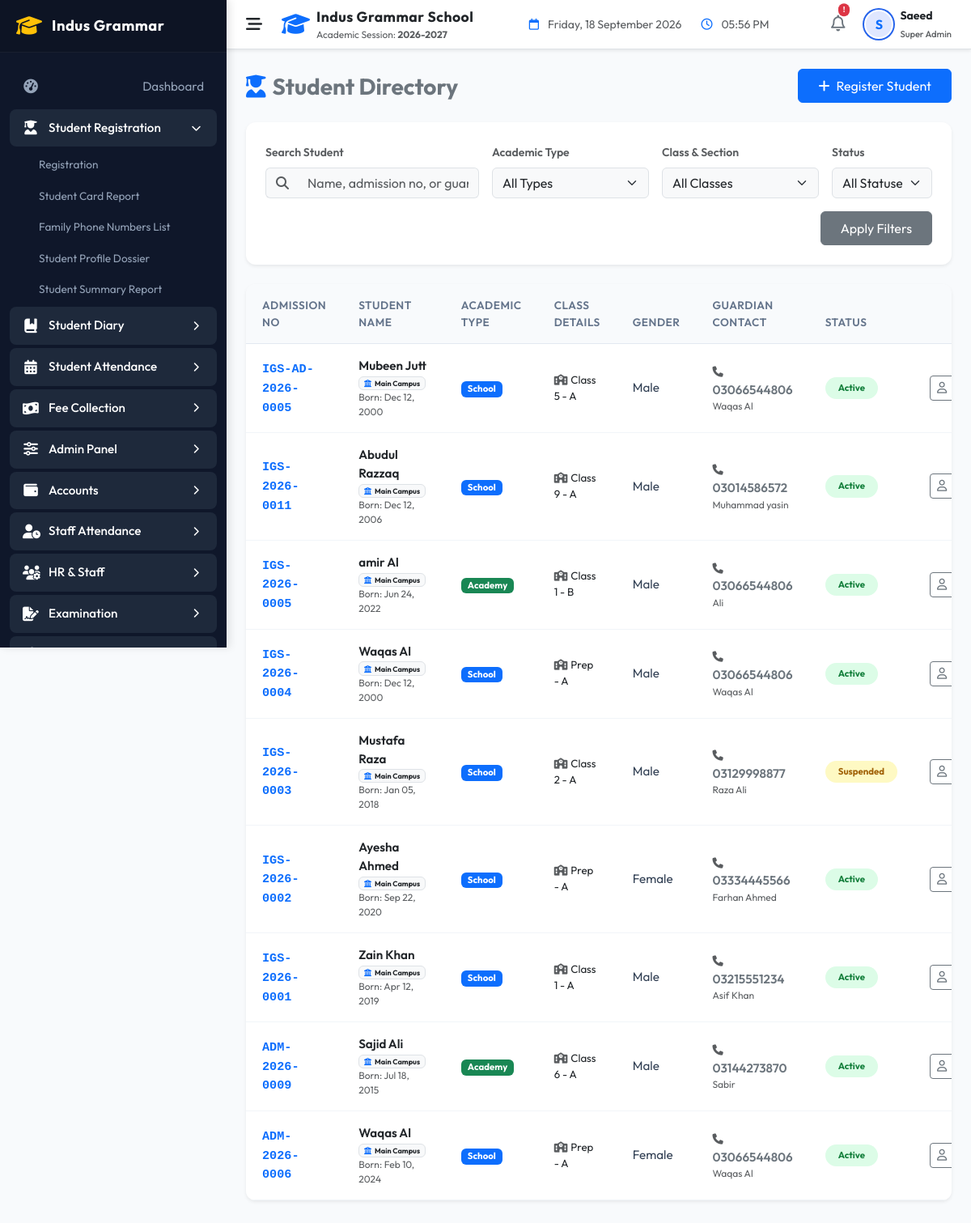
Page /indus-grammar-school-erp/modules/students/list.php (signed in) on the earlier database version.
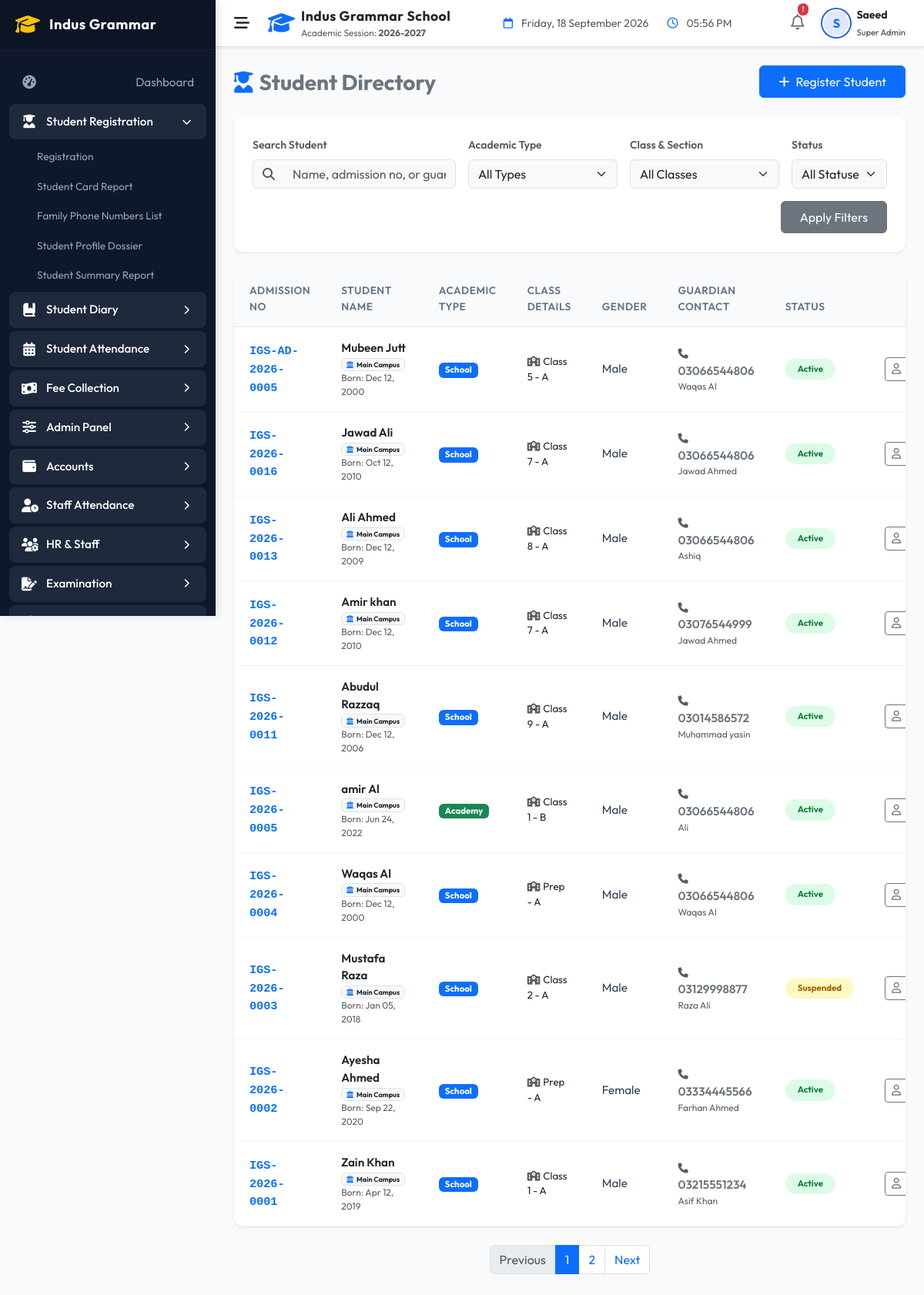
Same page on the later database version.
### tables this page shows
CREATE TABLE `students` (
  `id` int NOT NULL AUTO_INCREMENT,
  `admission_no` varchar(30) NOT NULL,
  `first_name` varchar(50) NOT NULL,
  `last_name` varchar(50) NOT NULL,
  `gender` enum('Male','Female','Other') NOT NULL,
  `date_of_birth` date NOT NULL,
  `enrollment_date` date NOT NULL,
  `class_id` int DEFAULT NULL,
  `status` enum('Active','Inactive','Suspended') DEFAULT 'Active',
  `guardian_name` varchar(100) NOT NULL,
  `guardian_phone` varchar(20) NOT NULL,
  `guardian_email` varchar(100) DEFAULT NULL,
  `address` text NOT NULL,
  `created_at` timestamp NULL DEFAULT CURRENT_TIMESTAMP,
  `updated_at` timestamp NULL DEFAULT CURRENT_TIMESTAMP ON UPDATE CURRENT_TIMESTAMP,
  `academic_type` varchar(50) NOT NULL DEFAULT 'School',
  `school_class` varchar(100) DEFAULT NULL,
  `school_section` varchar(50) DEFAULT NULL,
  `academy_program` varchar(100) DEFAULT NULL,
  `academy_batch` varchar(100) DEFAULT NULL,
  PRIMARY KEY (`id`),
  UNIQUE KEY `admission_no` (`admission_no`),
  KEY `idx_students_class` (`class_id`),
  KEY `idx_students_status` (`status`),
  KEY `idx_students_name` (`first_name`,`last_name`),
  CONSTRAINT `students_ibfk_1` FOREIGN KEY (`class_id`) REFERENCES `classes` (`id`)
);

CREATE TABLE `student_registration_details` (
  `student_id` int NOT NULL,
  `roll_no` varchar(50) DEFAULT NULL,
  `admission_date` date DEFAULT NULL,
  `academic_session` varchar(50) DEFAULT NULL,
  `campus` varchar(100) DEFAULT NULL,
  `blood_group` varchar(10) DEFAULT NULL,
  `religion` varchar(50) DEFAULT NULL,
  `nationality` varchar(50) DEFAULT NULL,
  `cnic_no` varchar(50) DEFAULT NULL,
  `birth_cert_no` varchar(50) DEFAULT NULL,
  `birth_place` varchar(100) DEFAULT NULL,
  `student_mobile` varchar(50) DEFAULT NULL,
  `student_email` varchar(100) DEFAULT NULL,
  `father_name` varchar(100) DEFAULT NULL,
  `father_cnic` varchar(50) DEFAULT NULL,
  `father_mobile` varchar(50) DEFAULT NULL,
  `father_occupation` varchar(100) DEFAULT NULL,
  `father_office` text,
  `father_income` decimal(10,2) DEFAULT '0.00',
  `father_email` varchar(100) DEFAULT NULL,
  `father_photo` varchar(255) DEFAULT NULL,
  `mother_name` varchar(100) DEFAULT NULL,
  `mother_cnic` varchar(50) DEFAULT NULL,
  `mother_mobile` varchar(50) DEFAULT NULL,
  `mother_occupation` varchar(100) DEFAULT NULL,
  `mother_email` varchar(100) DEFAULT NULL,
  `mother_photo` varchar(255) DEFAULT NULL,
  `guardian_relationship` varchar(50) DEFAULT NULL,
  `guardian_cnic` varchar(50) DEFAULT NULL,
  `guardian_address` text,
  `current_address` text,
  `permanent_address` text,
  `city` varchar(50) DEFAULT NULL,
  `province` varchar(50) DEFAULT NULL,
  `postal_code` varchar(20) DEFAULT NULL,
  `country` varchar(50) DEFAULT NULL,
  `prev_school` varchar(255) DEFAULT NULL,
  `prev_class` varchar(50) DEFAULT NULL,
  `prev_roll_no` varchar(50) DEFAULT NULL,
  `prev_result` varchar(100) DEFAULT NULL,
  `leaving_cert_no` varchar(100) DEFAULT NULL,
  `test_marks` decimal(5,2) DEFAULT '0.00',
  `medical_condition` text,
  `allergies` text,
  `disability` text,
  `emergency_contact` varchar(50) DEFAULT NULL,
  `doctor_name` varchar(100) DEFAULT NULL,
  `doctor_contact` varchar(50) DEFAULT NULL,
  `transport_required` tinyint(1) DEFAULT '0',
  `transport_route` varchar(100) DEFAULT NULL,
  `pickup_point` varchar(100) DEFAULT NULL,
  `drop_point` varchar(100) DEFAULT NULL,
  `transport_vehicle` varchar(50) DEFAULT NULL,
  `transport_driver` varchar(100) DEFAULT NULL,
  `sponsor_required` tinyint(1) DEFAULT '0',
  `sponsor_name` varchar(100) DEFAULT NULL,
  `sponsor_org` varchar(100) DEFAULT NULL,
  `sponsor_contact` varchar(50) DEFAULT NULL,
  `sponsor_amount` decimal(10,2) DEFAULT '0.00',
  `fee_plan` varchar(50) DEFAULT NULL,
  `fee_admission` decimal(10,2) DEFAULT '0.00',
  `fee_monthly` decimal(10,2) DEFAULT '0.00',
  `fee_discount` decimal(10,2) DEFAULT '0.00',
  `fee_scholarship` decimal(10,2) DEFAULT '0.00',
  `fee_fine` decimal(10,2) DEFAULT '0.00',
  `fee_security` decimal(10,2) DEFAULT '0.00',
  `remarks` text,
  `special_notes` text,
  `doc_student_photo` varchar(255) DEFAULT NULL,
  `doc_father_cnic` varchar(255) DEFAULT NULL,
  `doc_mother_cnic` varchar(255) DEFAULT NULL,
  `doc_bform` varchar(255) DEFAULT NULL,
  `doc_birth_cert` varchar(255) DEFAULT NULL,
  `doc_leaving_cert` varchar(255) DEFAULT NULL,
  `doc_prev_result` varchar(255) DEFAULT NULL,
  `doc_medical_cert` varchar(255) DEFAULT NULL,
  `doc_other` varchar(255) DEFAULT NULL,
  `created_at` timestamp NULL DEFAULT CURRENT_TIMESTAMP,
  `updated_at` timestamp NULL DEFAULT CURRENT_TIMESTAMP ON UPDATE CURRENT_TIMESTAMP,
  `academic_type` varchar(50) NOT NULL DEFAULT 'School',
  `school_class` varchar(100) DEFAULT NULL,
  `school_section` varchar(50) DEFAULT NULL,
  `academy_program` varchar(100) DEFAULT NULL,
  `academy_batch` varchar(100) DEFAULT NULL,
  PRIMARY KEY (`student_id`),
  UNIQUE KEY `roll_no` (`roll_no`),
  UNIQUE KEY `cnic_no` (`cnic_no`),
  CONSTRAINT `student_registration_details_ibfk_1` FOREIGN KEY (`student_id`) REFERENCES `students` (`id`) ON DELETE CASCADE
);

CREATE TABLE `classes` (
  `id` int NOT NULL AUTO_INCREMENT,
  `class_name` varchar(50) NOT NULL,
  `section` varchar(10) NOT NULL,
  `created_at` timestamp NULL DEFAULT CURRENT_TIMESTAMP,
  PRIMARY KEY (`id`),
  UNIQUE KEY `idx_class_section` (`class_name`,`section`)
);

### indus-grammar-school-erp/models/Student.php (called while the page is built, shortened)
<?php
class Student {
    public static function all(array $filters = [], int $limit = 10, int $offset = 0): array {
        try {
            $db = Database::getConnection();
            $sql = "SELECT s.*, c.class_name, c.section, d.campus, d.roll_no
                    FROM students s
                    LEFT JOIN classes c ON s.class_id = c.id
                    LEFT JOIN student_registration_details d ON s.id = d.student_id
                    WHERE 1=1";
            $params = [];
            $sql .= " ORDER BY s.admission_no DESC LIMIT :limit OFFSET :offset";
            $stmt = $db->prepare($sql);
            $stmt->bindValue('limit', $limit, PDO::PARAM_INT);
            $stmt->bindValue('offset', $offset, PDO::PARAM_INT);
            $stmt->execute();
            return $stmt->fetchAll();
        } catch (PDOException $e) {
            error_log("Student::all error: " . $e->getMessage());
            return [];
        }
    }
    public static function count(array $filters = []): int {
        try {
            $db = Database::getConnection();
            $sql = "SELECT COUNT(*) FROM students s WHERE 1=1";
            $params = [];
            $stmt = $db->prepare($sql);
            $stmt->execute($params);
            return (int)$stmt->fetchColumn();
        } catch (PDOException $e) {
            error_log("Student::count error: " . $e->getMessage());
            return 0;
        }
    }
}

### indus-grammar-school-erp/helpers/helpers.php (called while the page is built, shortened)
<?php
function sanitize($data) {
    if (is_array($data)) {
        foreach ($data as $key => $value) {
            $data[$key] = sanitize($value);
        }
    } else {
        $data = trim($data);
        $data = stripslashes($data);
        $data = htmlspecialchars($data, ENT_QUOTES, 'UTF-8');
    }
    return $data;
}

### indus-grammar-school-erp/modules/students/list.php (the view, shortened to what the changed rows need)
<?php
include_once __DIR__ . '/../../includes/header.php';
$filters = [
    'class_id' => isset($_GET['class_id']) ? (int)$_GET['class_id'] : null,
    'status' => isset($_GET['status']) ? sanitize($_GET['status']) : null,
    'search' => isset($_GET['search']) ? sanitize($_GET['search']) : null,
    'academic_type' => isset($_GET['academic_type']) ? sanitize($_GET['academic_type']) : null
];
$limit = 10;
$page = isset($_GET['page']) ? (int)$_GET['page'] : 1;
$offset = ($page - 1) * $limit;
$totalStudents = Student::count($filters);
$students = Student::all($filters, $limit, $offset);
$totalPages = ceil($totalStudents / $limit);
?>
<div class="custom-table-card shadow-sm border-0 mb-4">
    <div class="table-responsive">
        <table class="table custom-table table-hover align-middle">
            <thead>
                <tr>
                    <th>Admission No</th>
                    <th>Student Name</th>
                    <th>Academic Type</th>
                    <th>Class Details</th>
                    <th>Gender</th>
                    <th>Guardian Contact</th>
                    <th>Status</th>
                    <th class="text-end text-muted d-print-none">Actions</th>
                </tr>
            </thead>
            <tbody>
                <?php if (empty($students)): ?>
                    <tr>
                        <td colspan="8" class="text-center py-5">
                            <div class="text-muted">
                                <i class="fa-solid fa-users-slash d-block fs-1 mb-3 text-secondary opacity-50"></i>
                                <h5>No Students Found</h5>
                                <p class="small mb-0">Try clearing filters or register a new student record to begin.</p>
                            </div>
                        </td>
                    </tr>
                <?php else: ?>
                    <?php foreach ($students as $student): ?>
                        <tr>
                            <td><strong class="text-primary font-monospace"><?php echo sanitize($student['admission_no']); ?></strong></td>
                            <td>
                                <div class="fw-semibold text-dark"><?php echo sanitize($student['first_name'] . ' ' . $student['last_name']); ?></div>
                                <div class="text-muted small" style="font-size: 0.75rem;">
                                    <span class="badge bg-light text-dark border me-1"><i class="fa-solid fa-building-columns me-1 text-primary"></i><?php echo sanitize($student['campus'] ?? 'Main Campus'); ?></span>
                                    Born: <?php echo date('M d, Y', strtotime($student['date_of_birth'])); ?>
                                </div>
                            </td>
                            <td>
                                <?php
                                $type = $student['academic_type'] ?? 'School';
                                $typeBadge = 'bg-primary';
                                if ($type === 'Academy') $typeBadge = 'bg-success';
                                ?>
                                <span class="badge <?php echo $typeBadge; ?> px-2 py-1 rounded"><?php echo sanitize($type); ?></span>
                            </td>
                            <td>
                                <div class="text-dark small"><i class="fa-solid fa-school me-1 text-muted"></i><?php echo sanitize(($student['class_name'] ?? $student['school_class'] ?? '-') . ' - ' . ($student['section'] ?? $student['school_section'] ?? 'A')); ?></div>
                            </td>
                            <td><?php echo sanitize($student['gender']); ?></td>
                            <td>
                                <div class="fw-semibold text-secondary"><i class="fa-solid fa-phone me-2 text-muted small"></i><?php echo sanitize($student['guardian_phone']); ?></div>
                                <div class="text-muted small" style="font-size: 0.75rem;"><?php echo sanitize($student['guardian_name']); ?></div>
                            </td>
                            <td>
                                <?php
                                $status = $student['status'];
                                $badgeClass = 'badge-soft-success';
                                if ($status === 'Inactive') {
                                    $badgeClass = 'bg-light text-secondary border';
                                } elseif ($status === 'Suspended') {
                                    $badgeClass = 'badge-soft-warning';
                                }
                                ?>
                                <span class="badge <?php echo $badgeClass; ?> px-3 py-2 rounded-pill"><?php echo $status; ?></span>
                            </td>
                            <td class="text-end d-print-none">
                                <div class="btn-group">
                                    <a href="profile_report.php?id=<?php echo $student['id']; ?>" class="btn btn-outline-secondary btn-sm" title="View Profile">
                                        <i class="fa-regular fa-user"></i>
                                    </a>
                                </div>
                            </td>
                        </tr>
                    <?php endforeach; ?>
                <?php endif; ?>
            </tbody>
        </table>
    </div>
</div>
<?php if ($totalPages > 1): ?>
    <nav aria-label="Page navigation" class="mb-4">
        <ul class="pagination justify-content-center">
            <li class="page-item <?php echo ($page <= 1) ? 'disabled' : ''; ?>">
                <a class="page-link" href="?page=<?php echo $page - 1; ?><?php echo $filters['class_id'] ? '&class_id='.$filters['class_id'] : ''; ?><?php echo $filters['status'] ? '&status='.$filters['status'] : ''; ?><?php echo $filters['search'] ? '&search='.$filters['search'] : ''; ?><?php echo $filters['academic_type'] ? '&academic_type='.$filters['academic_type'] : ''; ?>">Previous</a>
            </li>
            <?php for ($i = 1; $i <= $totalPages; $i++): ?>
                <li class="page-item <?php echo ($page == $i) ? 'active' : ''; ?>">
                    <a class="page-link" href="?page=<?php echo $i; ?><?php echo $filters['class_id'] ? '&class_id='.$filters['class_id'] : ''; ?><?php echo $filters['status'] ? '&status='.$filters['status'] : ''; ?><?php echo $filters['search'] ? '&search='.$filters['search'] : ''; ?><?php echo $filters['academic_type'] ? '&academic_type='.$filters['academic_type'] : ''; ?>"><?php echo $i; ?></a>
                </li>
            <?php endfor; ?>
            <li class="page-item <?php echo ($page >= $totalPages) ? 'disabled' : ''; ?>">
                <a class="page-link" href="?page=<?php echo $page + 1; ?><?php echo $filters['class_id'] ? '&class_id='.$filters['class_id'] : ''; ?><?php echo $filters['status'] ? '&status='.$filters['status'] : ''; ?><?php echo $filters['search'] ? '&search='.$filters['search'] : ''; ?><?php echo $filters['academic_type'] ? '&academic_type='.$filters['academic_type'] : ''; ?>">Next</a>
            </li>
        </ul>
    </nav>
<?php endif; ?>
<?php
include_once __DIR__ . '/../../includes/footer.php';
?>

Differences in the rows shown:
no longer on this page (row unchanged): students: admission_no "ADM-2026-0009", first_name+last_name "Sajid Ali", student_registration_details.campus "Main Campus", date_of_birth "Jul 18, 2015", academic_type "Academy", class.section "Class 6 - A", gender "Male", guardian_phone "03144273870", guardian_name "Sabir", status "Active"
no longer on this page (row unchanged): students: admission_no "ADM-2026-0006", first_name+last_name "Waqas Al", student_registration_details.campus "Main Campus", date_of_birth "Feb 10, 2024", academic_type "School", class.section "Prep - A", gender "Female", guardian_phone "03066544806", guardian_name "Waqas Al", status "Active"
added students: admission_no "IGS-2026-0016", first_name+last_name "Jawad Ali", student_registration_details.campus "Main Campus", date_of_birth "Oct 12, 2010", academic_type "School", class.section "Class 7 - A", gender "Male", guardian_phone "03066544806", guardian_name "Jawad Ahmed", status "Active"
added students: admission_no "IGS-2026-0013", first_name+last_name "Ali Ahmed", student_registration_details.campus "Main Campus", date_of_birth "Dec 12, 2009", academic_type "School", class.section "Class 8 - A", gender "Male", guardian_phone "03066544806", guardian_name "Ashiq", status "Active"
added students: admission_no "IGS-2026-0012", first_name+last_name "Amir khan", student_registration_details.campus "Main Campus", date_of_birth "Dec 12, 2010", academic_type "School", class.section "Class 7 - A", gender "Male", guardian_phone "03076544999", guardian_name "Jawad Ahmed", status "Active"
Other differences:
text now shown: "Previous Next"
new list line: "1"
new list line: "2"
